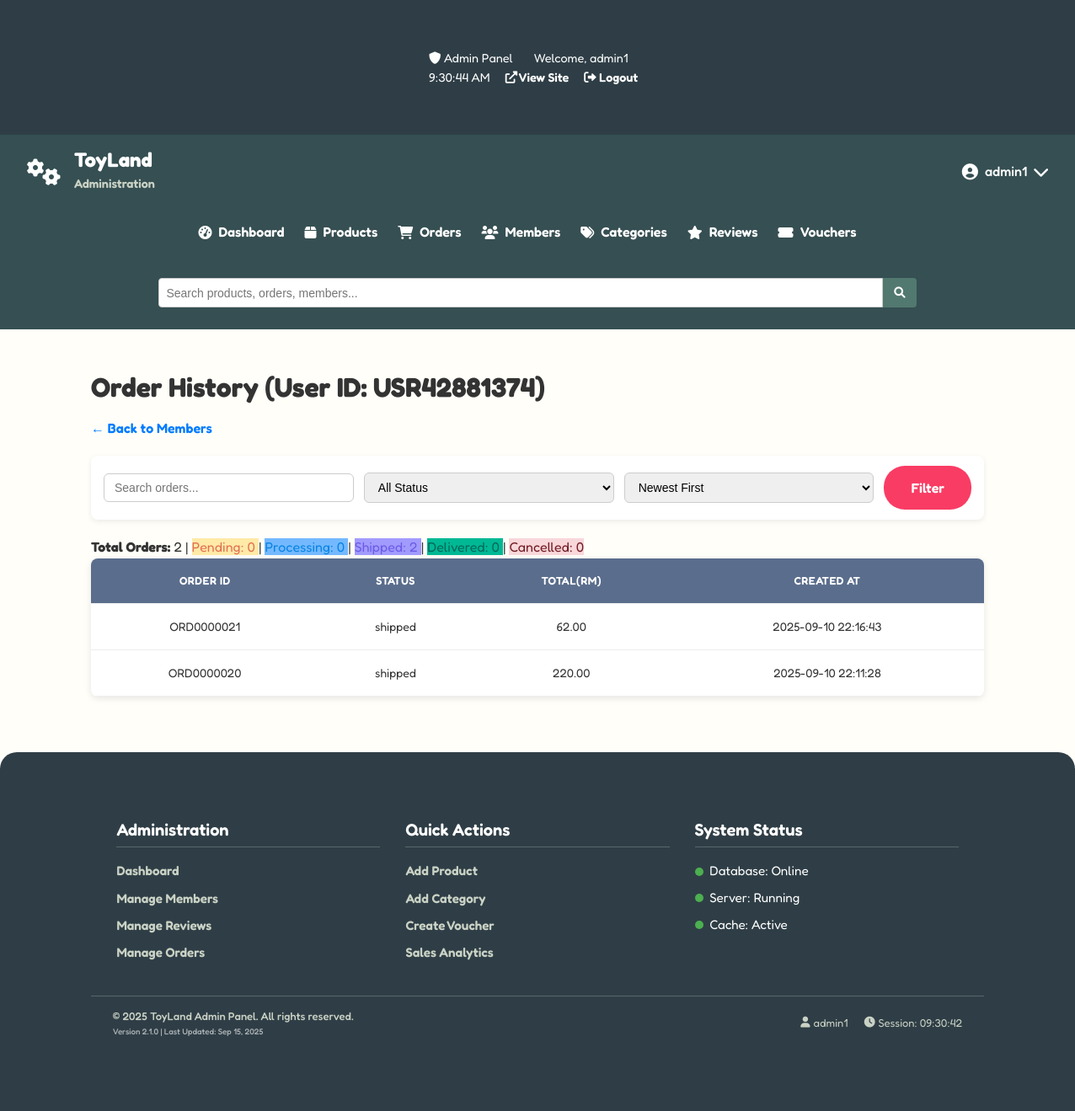
Before: /root/admin/member_orders.php?id=USR42881374 (signed in) with the older database file.
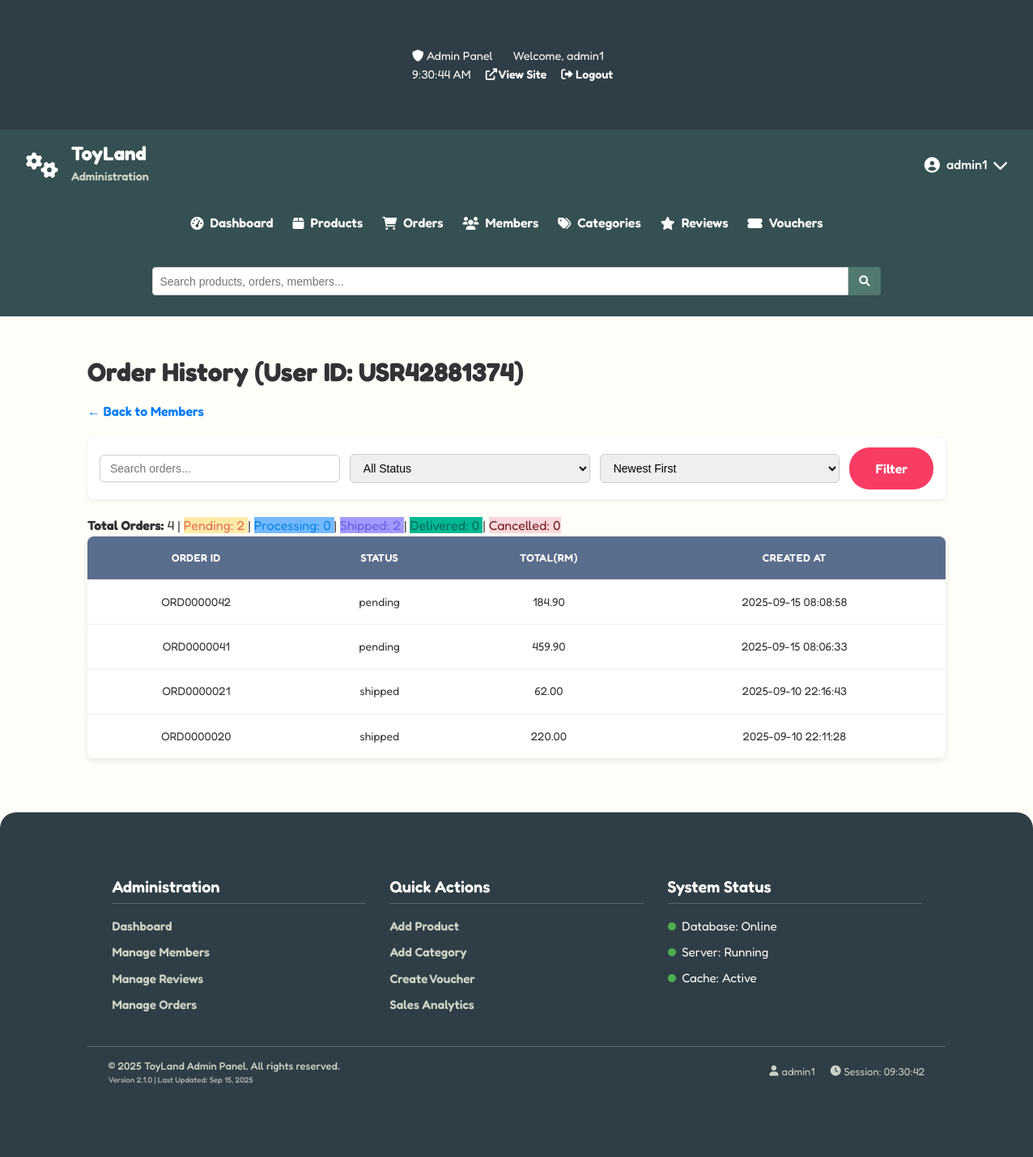
After: the same page with the newer database file.
### tables this page shows
CREATE TABLE `orders` (
  `order_id` varchar(11) NOT NULL,
  `user_id` varchar(11) NOT NULL,
  `order_number` varchar(20) NOT NULL,
  `subtotal` decimal(10,2) NOT NULL,
  `shipping_cost` decimal(10,2) NOT NULL DEFAULT 0.00,
  `discount_amount` decimal(10,2) NOT NULL DEFAULT 0.00,
  `voucher_id` varchar(11) DEFAULT NULL,
  `total_amount` decimal(10,2) NOT NULL,
  `order_status` enum('pending','processing','shipped','delivered','cancel_requested','cancelled') DEFAULT 'pending',
  `tracking_number` varchar(100) DEFAULT NULL,
  `shipping_courier` varchar(100) DEFAULT NULL,
  `payment_id` varchar(11) DEFAULT NULL,
  `shipping_first_name` varchar(50) DEFAULT NULL,
  `shipping_last_name` varchar(50) DEFAULT NULL,
  `shipping_address_line1` varchar(255) DEFAULT NULL,
  `shipping_address_line2` varchar(255) DEFAULT NULL,
  `shipping_city` varchar(100) DEFAULT NULL,
  `shipping_state` varchar(100) DEFAULT NULL,
  `shipping_postal_code` varchar(20) DEFAULT NULL,
  `shipping_area` enum('west','east') NOT NULL,
  `billing_first_name` varchar(50) DEFAULT NULL,
  `billing_last_name` varchar(50) DEFAULT NULL,
  `billing_address_line1` varchar(255) DEFAULT NULL,
  `billing_address_line2` varchar(255) DEFAULT NULL,
  `billing_city` varchar(100) DEFAULT NULL,
  `billing_state` varchar(100) DEFAULT NULL,
  `billing_postal_code` varchar(20) DEFAULT NULL,
  `billing_area` enum('west','east') DEFAULT NULL,
  `contact_email` varchar(100) DEFAULT NULL,
  `contact_phone` varchar(20) DEFAULT NULL,
  `order_notes` text DEFAULT NULL,
  `created_at` timestamp NOT NULL DEFAULT current_timestamp(),
  `updated_at` timestamp NOT NULL DEFAULT current_timestamp() ON UPDATE current_timestamp(),
  `shipped_date` datetime DEFAULT NULL
);

### root/admin/member_orders.php (the view, shortened to what this page needs)
<?php
require_once '../includes/db.php';
$userId = $_GET['id'];
$search = $_GET['search'] ?? '';
$sort   = $_GET['sort'] ?? 'newest';
$where = "WHERE user_id = :userId";
$params = [':userId' => $userId];
switch ($sort) {
    default:
        $orderBy = "created_at DESC";
}
$sql = "SELECT * FROM orders $where ORDER BY $orderBy";
$stmt = $pdo->prepare($sql);
$stmt->execute($params);
$orders = $stmt->fetchAll(PDO::FETCH_ASSOC);
$totalOrders = count($orders);
$statusCounts = [
    'pending'    => 0,
    'processing' => 0,
    'shipped'    => 0,
    'delivered'  => 0,
    'cancelled'  => 0
];
foreach ($orders as $o) {
    if (isset($statusCounts[$o['order_status']])) {
        $statusCounts[$o['order_status']]++;
    }
}
include '../includes/admin_header.php';
?>
<div class="container" style="margin-top:30px;">
    <h2>Order History (User ID: <?= htmlspecialchars($userId) ?>)</h2>
    <a href="members.php" style="text-decoration:none; color:#007bff;">← Back to Members</a>
    <form method="get" class="filter-form" style="margin:20px 0;">
    <input type="text" name="search" value="<?= htmlspecialchars($search) ?>" placeholder="Search orders...">
    <select name="status" onchange="this.form.submit()">
        <option value="">All Status</option>
    </select>
    <select name="sort" onchange="this.form.submit()">
        <option value="newest" <?= $sort=='newest'?'selected':'' ?>>Newest First</option>
    </select>
    <button type="submit" class="btn btn-primary">Filter</button>
</form>
    <div class="order-summary">
    <strong>Total Orders:</strong> <?= $totalOrders ?>
    <?php foreach ($statusCounts as $status => $count): ?>
        | <span class="status-label status-<?= $status ?>">
            <?= ucfirst($status) ?>: <?= $count ?>
        </span>
    <?php endforeach; ?>
    </div>
    <table class="admin-table">
        <thead>
            <tr>
                <th>Order ID</th>
                <th>Status</th>
                <th>Total(RM)</th>
                <th>Created At</th>
            </tr>
        </thead>
        <tbody>
            <?php foreach ($orders as $o): ?>
                <tr>
                    <td><?= htmlspecialchars($o['order_id']) ?></td>
                    <td><?= htmlspecialchars($o['order_status']) ?></td>
                    <td><?= htmlspecialchars($o['total_amount']) ?></td>
                    <td><?= htmlspecialchars($o['created_at']) ?></td>
                </tr>
            <?php endforeach; ?>
        </tbody>
    </table>
</div>
<?php include '../includes/admin_footer.php'; ?>

### root/includes/admin_header.php (shortened to what this page needs)
<?php
$current_dir = basename(dirname($_SERVER['SCRIPT_NAME']));
$is_admin = ($current_dir === 'admin');
$assets_path = $is_admin ? '../assets' : 'assets';
$root_path = $is_admin ? '../' : '';
?>
<!DOCTYPE html>
<html lang="en">
<head>
    <link rel="stylesheet" href="<?php echo $assets_path; ?>/css/style.css">
    <link rel="stylesheet" href="https://cdnjs.cloudflare.com/ajax/libs/font-awesome/6.0.0/css/all.min.css">
</head>
<body class="admin-body">
    <div class="admin-layout">
    <div class="admin-top-bar">
        <div class="container">
            <div class="admin-top-left">
                <span><i class="fas fa-shield-alt"></i> Admin Panel</span>
                <span class="admin-user">Welcome, <?php echo htmlspecialchars($_SESSION['admin_username']); ?></span>
            </div>
            <div class="admin-top-right">
                <span class="current-time" id="current-time"></span>
                <a href="<?php echo $root_path; ?>index.php" target="_blank" class="view-site">
                    <i class="fas fa-external-link-alt"></i> View Site
                </a>
                <a href="<?php echo $root_path; ?>admin/admin_logout.php" class="admin-logout">
                    <i class="fas fa-sign-out-alt"></i> Logout
                </a>
            </div>
        </div>
    </div>
    <header class="admin-header">
            <div class="admin-header-content">
                <div class="admin-logo">
                    <a href="dashboard.php">
                        <i class="fas fa-cogs"></i>
                        <div class="logo-text">
                            <h1>ToyLand</h1>
                            <span>Administration</span>
                        </div>
                    </a>
                </div>
                <div class="admin-search">
                    <form action="search.php" method="GET" class="admin-search-form">
                        <input type="text" name="q" placeholder="Search products, orders, members..." value="<?php echo isset($_GET['q']) ? htmlspecialchars($_GET['q']) : ''; ?>">
                        <button type="submit"><i class="fas fa-search"></i></button>
                    </form>
                </div>
                    <div class="admin-profile dropdown">
    <a href="javascript:void(0);" class="admin-profile-link" onclick="toggleDropdown('profileDropdown')">
        <i class="fas fa-user-circle"></i>
        <span><?php echo htmlspecialchars($_SESSION['admin_username']); ?></span>
        <i class="fas fa-chevron-down"></i>
    </a>
</div>
            <nav class="admin-nav">
                <ul class="admin-nav-menu">
                    <li class="<?php echo basename($_SERVER['PHP_SELF']) == 'dashboard.php' ? 'active' : ''; ?>">
                        <a href="dashboard.php">
                            <i class="fas fa-tachometer-alt"></i>
                            <span>Dashboard</span>
                        </a>
                    </li>
                    <li class="<?php echo basename($_SERVER['PHP_SELF']) == 'products.php' ? 'active' : ''; ?>">
                        <a href="products.php">
                            <i class="fas fa-box"></i>
                            <span>Products</span>
                        </a>
                    </li>
                    <li class="<?php echo basename($_SERVER['PHP_SELF']) == 'orders.php' ? 'active' : ''; ?>">
                        <a href="orders.php">
                            <i class="fas fa-shopping-cart"></i>
                            <span>Orders</span>
                        </a>
                    </li>
                    <li class="<?php echo basename($_SERVER['PHP_SELF']) == 'members.php' ? 'active' : ''; ?>">
                        <a href="members.php">
                            <i class="fas fa-users"></i>
                            <span>Members</span>
                        </a>
                    </li>
                    <li class="<?php echo basename($_SERVER['PHP_SELF']) == 'categories.php' ? 'active' : ''; ?>">
                        <a href="categories.php">
                            <i class="fas fa-tags"></i>
                            <span>Categories</span>
                        </a>
                    </li>
                    <li class="<?php echo basename($_SERVER['PHP_SELF']) == 'reviews.php' ? 'active' : ''; ?>">
                        <a href="reviews.php">
                            <i class="fas fa-star"></i>
                            <span>Reviews</span>
                        </a>
                    </li>
                    <li class="<?php echo basename($_SERVER['PHP_SELF']) == 'vouchers.php' ? 'active' : ''; ?>">
                        <a href="vouchers.php">
                            <i class="fas fa-ticket-alt"></i>
                            <span>Vouchers</span>
                        </a>
                    </li>
                </ul>
            </nav>
             </div>
    </header>

### root/includes/admin_footer.php (shortened to what this page needs)
    <footer class="admin-footer">
        <div class="container">
            <div class="admin-footer-content">
                <div class="admin-footer-left">
                    <div class="admin-footer-section">
                        <h4>Administration</h4>
                        <ul class="admin-footer-links">
                            <li><a href="dashboard.php">Dashboard</a></li>
                            <li><a href="members.php">Manage Members</a></li>
                            <li><a href="reviews.php">Manage Reviews</a></li>
                            <li><a href="orders.php">Manage Orders</a></li>
                        </ul>
                    </div>
                </div>
                <div class="admin-footer-center">
                    <div class="admin-footer-section">
                        <h4>Quick Actions</h4>
                        <ul class="admin-footer-links">
                            <li><a href="products.php?action=add">Add Product</a></li>
                            <li><a href="categories.php?action=add">Add Category</a></li>
                            <li><a href="vouchers.php?action=add">Create Voucher</a></li>
                             <li><a href="sales_analytics.php">Sales Analytics</a></li>
                        </ul>
                    </div>
                </div>
                <div class="admin-footer-right">
                    <div class="admin-footer-section">
                        <h4>System Status</h4>
                        <div class="system-status">
                            <div class="status-item">
                                <span class="status-indicator online"></span>
                                <span>Database: Online</span>
                            </div>
                            <div class="status-item">
                                <span class="status-indicator online"></span>
                                <span>Server: Running</span>
                            </div>
                            <div class="status-item">
                                <span class="status-indicator online"></span>
                                <span>Cache: Active</span>
                            </div>
                        </div>
                    </div>
                </div>
            </div>
            <div class="admin-footer-bottom">
                <div class="admin-footer-bottom-left">
                    <p>&copy; <?php echo date('Y'); ?> ToyLand Admin Panel. All rights reserved.</p>
                    <p class="version-info">Version 2.1.0 | Last Updated: <?php echo date('M d, Y'); ?></p>
                </div>
                <div class="admin-footer-bottom-right">
                    <div class="admin-session-info">
                        <span><i class="fas fa-user"></i> <?php echo htmlspecialchars($_SESSION['admin_username']); ?></span>
                        <span><i class="fas fa-clock"></i> Session: <?php echo date('H:i:s'); ?></span>
                    </div>
                </div>
            </div>
        </div>
    </footer>
</body>
</html>

Changed rows visible on the page:
added orders: order_id "ORD0000042", order_status "pending", total_amount "184.90", created_at "2025-09-15 08:08:58"
added orders: order_id "ORD0000041", order_status "pending", total_amount "459.90", created_at "2025-09-15 08:06:33"
Other visible differences:
$totalOrders: "2" → "4"
new list line: "| Pending : 2"
list line gone: "| Pending : 0"
